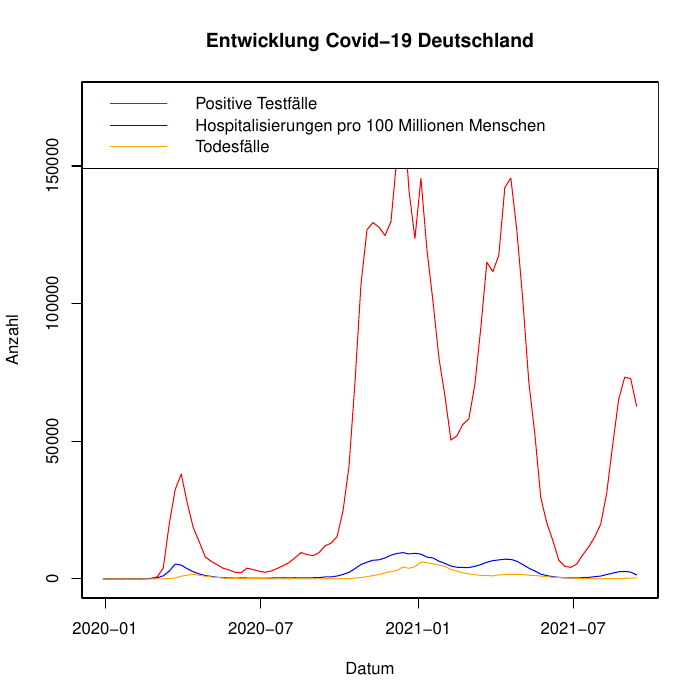

Generate this figure with R:
# Daten einlesen
data <- read.table("covid.csv", header = TRUE, sep = ";")

# Daten für Deutschland herausfiltern
de <- subset(data,data$country == "Germany")

# Plot positive Fälle erstellen
plot(as.Date(de$datum),de$cases,type="l", col="red", xlab="Datum", ylab="Anzahl", main="Entwicklung Covid-19 Deutschland")
lines(as.Date(de$datum),de$hospital_admissions100k*1000, col="blue", type="l")
lines(as.Date(de$datum),de$death, col="orange", type="l")

# Legende erstellen
legend("topleft", legend=c("Positive Testfälle", "Hospitalisierungen pro 100 Millionen Menschen", "Todesfälle"), col=c("red", "blue", "orange"), lty=1)
dev.copy(pdf, "a5.pdf")
dev.off()